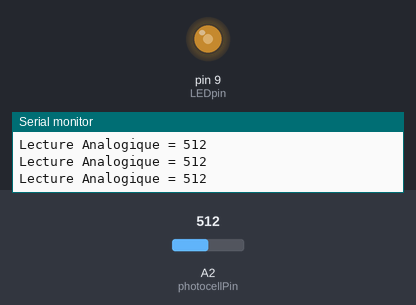
A sketch run on a simulated Arduino Uno, built with avr-gcc and run on an emulated ATmega328P. Parts: output pins drawn as LEDs (lit = HIGH), the last lines printed to the serial monitor. The test bench sets the inputs (shaded band); at power-on: A2 (photocellPin) = 512.

Above: at 1.2 s.
1.3 s: A2 (photocellPin) set to 306
At 1.6 s:
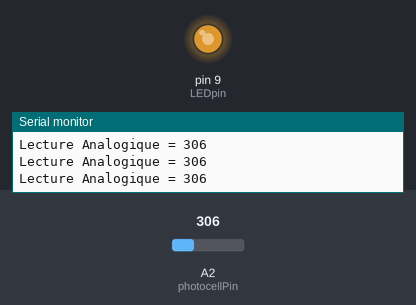
2.8 s: A2 (photocellPin) set to 122
At 4.0 s:
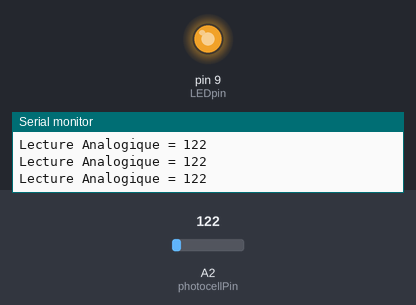
4.3 s: A2 (photocellPin) set to 900
At 5.5 s:
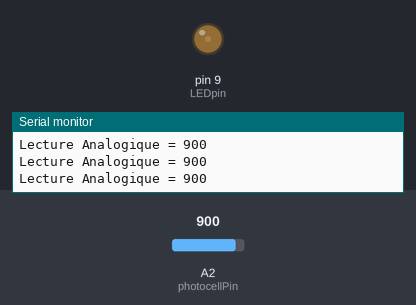
5.8 s: A2 (photocellPin) set to 1023
At 7.0 s:
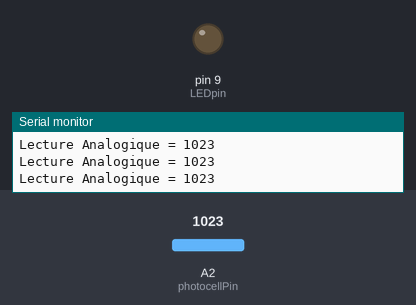
7.3 s: A2 (photocellPin) set to 511
At 8.5 s:
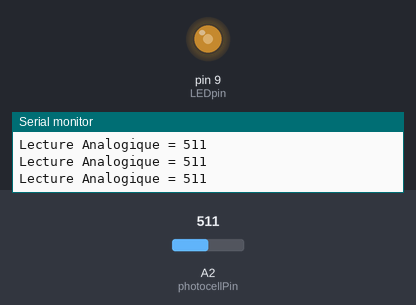
Timing chart, 0 to 9.8 s (numbered marks = the images above; inputs shaded):
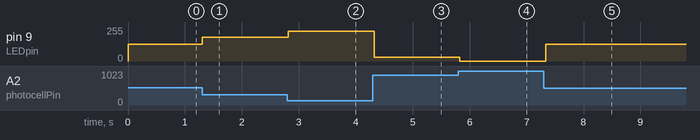

The sketch:

sketch_ex5_intensite_led_eclairement.ino
```cpp
 /* Exemple simple testant les Photo-RÃ©sistances.

Connectez l'une des broches de la photo-rÃ©sistance sur 5V, et l'autre sur l'entrÃ©e Analogique 0.
Ensuite, connecter une rÃ©sistance de 10Ko sur la broche analogique 0 et l'autre bout Ã  la masse.
Connectez une LED Ã  la pin 11 par l'intermÃ©diaire d'une rÃ©sistance.
Pour plus d'information:
  * voir http://mchobby.be/wiki/index.php?title=Photo-rÃ©sistance (en FRANCAIS)
  * voir htt://www.ladyada.net/learn/sensors/cds.html            (en anglais)
*/

int photocellPin = 2;     // La photo-rÃ©sistaance raccordÃ©e sur la PIN A0 (avec une rÃ©sistance Pull-Down de 10K Ohms)
int photocellReading;     // Contient la lecture de sur senseur  (pont diviseur Photo-rÃ©sistance + RÃ©sistance)
int LEDpin = 9;          // LED rouge connectÃ©e sur la pin 11 (sortie PWM)
int LEDbrightness;        //
void setup(void) {
  // Configuration du port sÃ©rie pour envoyer des message de dÃ©bugging
  Serial.begin(9600);
}

void loop(void) {
  photocellReading = analogRead(photocellPin);

  Serial.print("Lecture Analogique = ");
  Serial.println(photocellReading);     // La valeur analogique brute

  // Plus le senseur est dans l'ombre et plus la LED est brillante.
  // Cela signifie que nous devons INVERSER la lecture de 0-1023 vers 1023-0
  photocellReading = 1023 - photocellReading;
  // Maintenant, nous transformons les valeurs de 0-1023 vers 0-255 (puisque une sortie PWM/analogique utilise cette plage de valeurs)
  LEDbrightness = map(photocellReading, 0, 1023, 0, 255);
  analogWrite(LEDpin, LEDbrightness);

  delay(100);
}
```

Measured:
- after the input at 1.3 s, pin 9 (LEDpin): 127/255 → 178/255 at once
- after the input at 2.8 s, pin 9 (LEDpin): 178/255 → 224/255 at once
- after the input at 4.3 s, pin 9 (LEDpin): 224/255 → 30/255 at once
- after the input at 5.8 s, pin 9 (LEDpin): 30/255 → 0/255 at once
- after the input at 7.3 s, pin 9 (LEDpin): 0/255 → 127/255 at once
